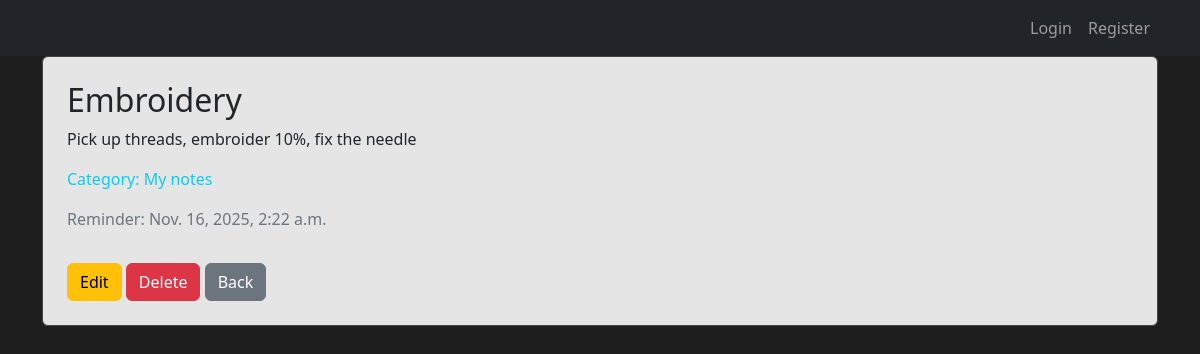
The app's page /notes/2/, older data.
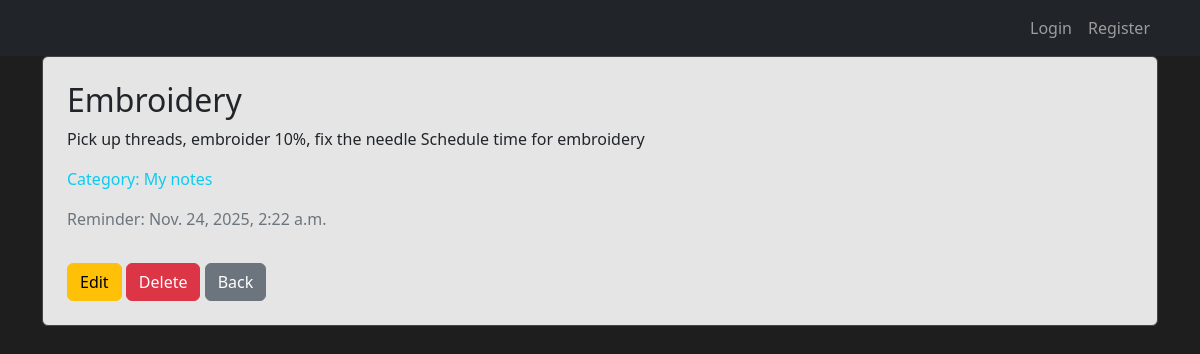
The same page, newer data.
### notes/models.py (models this page shows, shortened)
class Notes(models.Model):
    title = models.CharField(max_length=100)
    text = models.TextField()
    reminder = models.DateTimeField(default=timezone.now)
    category = models.ForeignKey(Category, on_delete=models.CASCADE, related_name='notes')
    owner = models.ForeignKey(
        User,
        on_delete=models.CASCADE,
        related_name="notes",
        null=True,
        blank=True
    )
    group = models.ForeignKey(Group, on_delete=models.SET_NULL, null=True, blank=True)

class Category(models.Model):
    title = models.CharField(max_length=100)

### notes/views.py (the view)
# urls.py: path('notes/<int:pk>/', NoteDetailView.as_view(), name='note_detail'),
class NoteDetailView(DetailView):
    model = Notes
    template_name = "note_detail.html"

### templates/note_detail.html (shortened to what this page needs)
{% extends "base.html" %}
{% block content %}
<div class="card card-dark p-4">
    <h2>{{ object.title }}</h2>
    <p>{{ object.text }}</p>
    <p class="text-info"> Category: {{ object.category.title }}</p>
    {% if object.reminder %}
        <p class="text-secondary"> Reminder: {{ object.reminder }}</p>
    {% endif %}
    <div class="mt-3">
        <a href="{% url 'note_edit' object.id %}" class="btn btn-warning">Edit</a>
        <a href="{% url 'note_delete' object.id %}" class="btn btn-danger">Delete</a>
        <a href="{% url 'note_list' %}" class="btn btn-secondary">Back</a>
    </div>
</div>
{% endblock %}

### templates/base.html (shortened to what this page needs)
<!DOCTYPE html>
<html lang="en">
<head>
    <link href="https://cdn.jsdelivr.net/npm/bootstrap@5.3.8/dist/css/bootstrap.min.css" rel="stylesheet">
</head>
<body>
<nav class="navbar navbar-expand-lg navbar-dark bg-dark">
    <div class="container">
            <ul class="navbar-nav ms-auto">
                {% if user.is_authenticated %}
                <li class="nav-item dropdown">
                    <a class="nav-link dropdown-toggle" href="#" id="userDropdown" role="button"
                       data-bs-toggle="dropdown" aria-expanded="false">
                        {{ user.username }}
                    </a>
                    <ul class="dropdown-menu" aria-labelledby="userDropdown">
                        {% if user.is_staff %}
                        <li><a class="dropdown-item" href="/admin/">Admin</a></li>
                        {% endif %}
                        <li><a class="dropdown-item" href="{% url 'logout' %}">Logout</a></li>
                    </ul>
                </li>
                {% else %}
                <li class="nav-item">
                    <a class="nav-link" href="{% url 'login' %}">Login</a>
                </li>
                <li class="nav-item">
                    <a class="nav-link" href="{% url 'register' %}">Register</a>
                </li>
                {% endif %}
            </ul>
        </div>
    </nav>
<div class="container pb-5">
    {% block content %}{% endblock %}
</div>
</body>
</html>

### templates/base.html (style rules this page uses)
body { background-color: #1e1e1e; color: #E7E5E4; }
.card-dark { background-color: #E5E5E5; border: 1px solid #444; }
a, a:hover { color: #9ec1ff; }

Row changes from the older to the newer data that the page shows:
changed Notes "Embroidery": text "Pick up threads, embroider 10%, fix the needle" → "Pick up threads, embroider 10%, fix the needle Schedule time for embroidery"; reminder "Nov. 16, 2025, 2:22 a.m." → "Nov. 24, 2025, 2:22 a.m."
